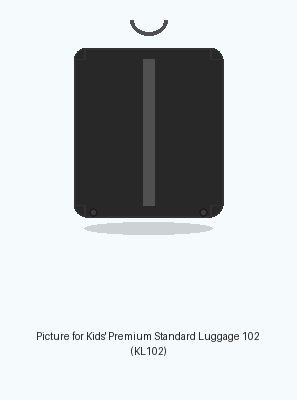
#> input picture src/assets/images/items/image102.png, 297 x 400 px, given in place of image1.png, which was not available
$ python generate_suitcase.py images/items/image102.png images/items/image105.png images/items/image105.png images/items/image105.png
#> lines starting #> are read from the running program, lines starting #| are printed output that depends on the picture; pictures that were not available may be replaced by others from this repository, and a replacement may not be noted
import sys
import os
import random
from PIL import Image, ImageDraw, ImageFont

# Example usage:
# python generate_suitcase.py "Product Name" "src/assets/images/items/image21.png" "pink" "L"

COLOR_MAP = {
    'black': (40, 40, 40),
    'grey': (160, 160, 160),
    'gray': (160, 160, 160),
    'blue': (70, 130, 180),
    'red': (220, 70, 70),
    'green': (60, 180, 90),
    'yellow': (240, 220, 70),
    'pink': (230, 120, 180),
}

# Background colors for variety
BG_COLORS = [
    (250, 248, 245),  # Warm white
    (245, 250, 252),  # Cool white
    (252, 250, 245),  # Cream
    (248, 248, 250),  # Light grey
]

# Sticker colors
STICKER_COLORS = [
    (255, 200, 50),   # Gold
    (255, 100, 100),  # Light red
    (100, 200, 255),  # Light blue
    (150, 255, 150),  # Light green
    (255, 150, 200),  # Light pink
]

def get_reference_size(ref_path):
#> called with ref_path = 'src/assets/./images/items/image1.png'
    try:
        with Image.open(ref_path) as ref_img:
#> ref_img is the input picture: PIL image 297x400 RGB; mean R, G, B 200.2, 204.1, 205.7
            return ref_img.size
    except Exception:
        return (400, 297)

def rounded_rectangle(draw, xy, radius, fill=None, outline=None, width=1):
    """Draw a rounded rectangle."""
    x0, y0, x1, y1 = xy
    draw.rectangle([x0 + radius, y0, x1 - radius, y1], fill=fill, outline=outline, width=0)
    draw.rectangle([x0, y0 + radius, x1, y1 - radius], fill=fill, outline=outline, width=0)
    draw.pieslice([x0, y0, x0 + radius * 2, y0 + radius * 2], 180, 270, fill=fill, outline=outline)
    draw.pieslice([x1 - radius * 2, y0, x1, y0 + radius * 2], 270, 360, fill=fill, outline=outline)
    draw.pieslice([x0, y1 - radius * 2, x0 + radius * 2, y1], 90, 180, fill=fill, outline=outline)
    draw.pieslice([x1 - radius * 2, y1 - radius * 2, x1, y1], 0, 90, fill=fill, outline=outline)
    if outline and width > 0:
        # Draw outline
        draw.arc([x0, y0, x0 + radius * 2, y0 + radius * 2], 180, 270, fill=outline, width=width)
        draw.arc([x1 - radius * 2, y0, x1, y0 + radius * 2], 270, 360, fill=outline, width=width)
        draw.arc([x0, y1 - radius * 2, x0 + radius * 2, y1], 90, 180, fill=outline, width=width)
        draw.arc([x1 - radius * 2, y1 - radius * 2, x1, y1], 0, 90, fill=outline, width=width)
        draw.line([x0 + radius, y0, x1 - radius, y0], fill=outline, width=width)
        draw.line([x0 + radius, y1, x1 - radius, y1], fill=outline, width=width)
        draw.line([x0, y0 + radius, x0, y1 - radius], fill=outline, width=width)
        draw.line([x1, y0 + radius, x1, y1 - radius], fill=outline, width=width)

# [17 lines left out: function draw_star, not called in this run]

def generate_suitcase_image(text, output_path, color='grey', size='M', width=None, height=None, ref_path=None):
    # If width/height not set, use reference image size
    if width is None or height is None:
        if ref_path:
            width, height = get_reference_size(ref_path)
        else:
            width, height = 400, 297

    # Use product attributes to seed randomness for consistency
    seed_value = hash(text + str(color) + str(size)) % 10000
    random.seed(seed_value)

    # Background: light color or gradient
    use_gradient = random.choice([True, False])
    bg_base = random.choice(BG_COLORS)

    if use_gradient:
        # Create gradient background
        img = Image.new('RGB', (width, height), bg_base)
        for y in range(height):
            # Subtle gradient
            factor = y / height * 0.1
            color_val = tuple(int(c * (1 - factor) + 255 * factor) for c in bg_base)
            draw_temp = ImageDraw.Draw(img)
            draw_temp.line([(0, y), (width, y)], fill=color_val)
    else:
        img = Image.new('RGB', (width, height), bg_base)

    draw = ImageDraw.Draw(img)
    suitcase_color = COLOR_MAP.get(color.lower(), COLOR_MAP['grey'])

    # Suitcase dimensions based on size
    size_multipliers = {'S': 0.45, 'M': 0.50, 'L': 0.55, 'XL': 0.60}
    size_mult = size_multipliers.get(size, 0.50)

    body_w = int(width * size_mult)
    body_h = int(height * 0.42)
    corner_radius = int(min(body_w, body_h) * 0.08)

    # Position suitcase
    margin_bottom = int(height * 0.20)
    margin_top = int(height * 0.12)
    x0 = (width - body_w) // 2
    y0 = margin_top

    # Draw shadow under suitcase
    shadow_offset = 6
    shadow_color = tuple(max(0, c - 40) for c in bg_base)
    shadow_y = y0 + body_h + shadow_offset
    draw.ellipse([x0 + 10, shadow_y, x0 + body_w - 10, shadow_y + 12],
                 fill=shadow_color, outline=None)

    # Draw suitcase body as rounded rectangle
    rounded_rectangle(draw, [x0, y0, x0 + body_w, y0 + body_h],
                     corner_radius, fill=suitcase_color, outline=(50, 50, 50), width=2)

    # Decorative stripe
    stripe_horizontal = random.choice([True, False])
    stripe_width = int(min(body_w, body_h) * 0.08)
    stripe_color = tuple(min(255, c + 40) if sum(suitcase_color) < 400 else max(0, c - 40)
                        for c in suitcase_color)

    if stripe_horizontal:
        stripe_y = y0 + body_h // 2 - stripe_width // 2
        draw.rectangle([x0 + corner_radius, stripe_y,
                       x0 + body_w - corner_radius, stripe_y + stripe_width],
                      fill=stripe_color)
    else:
        stripe_x = x0 + body_w // 2 - stripe_width // 2
        draw.rectangle([stripe_x, y0 + corner_radius,
                       stripe_x + stripe_width, y0 + body_h - corner_radius],
                      fill=stripe_color)

    # Handle: arc or rounded rectangle
    handle_type = random.choice(['arc', 'rounded_rect'])
    handle_w = int(body_w * 0.25)
    handle_h = int(body_h * 0.12)
    handle_x = x0 + body_w // 2 - handle_w // 2
    handle_y = y0 - handle_h - 8

    if handle_type == 'arc':
        # Draw arc handle
        arc_height = int(handle_h * 1.5)
        draw.arc([handle_x, handle_y - arc_height // 2,
                 handle_x + handle_w, handle_y + arc_height // 2],
                start=0, end=180, fill=(80, 80, 80), width=4)
    else:
        # Rounded rectangle handle
        rounded_rectangle(draw, [handle_x, handle_y, handle_x + handle_w, handle_y + handle_h],
                         radius=5, fill=(90, 90, 90), outline=(40, 40, 40), width=2)

    # Wheels: round or square, variable spacing
    wheel_style = random.choice(['round', 'square'])
    wheel_size = max(8, int(min(body_w, body_h) * 0.06))
    wheel_spacing = random.uniform(0.1, 0.15)

    wheel_y = y0 + body_h - wheel_size // 2
    wheel1_x = x0 + int(body_w * wheel_spacing)
    wheel2_x = x0 + body_w - int(body_w * wheel_spacing)

    for wx in [wheel1_x, wheel2_x]:
        if wheel_style == 'round':
            draw.ellipse([wx - wheel_size // 2, wheel_y - wheel_size // 2,
                         wx + wheel_size // 2, wheel_y + wheel_size // 2],
                        fill=(60, 60, 60), outline=(30, 30, 30), width=2)
        else:
            draw.rectangle([wx - wheel_size // 2, wheel_y - wheel_size // 2,
                           wx + wheel_size // 2, wheel_y + wheel_size // 2],
                          fill=(60, 60, 60), outline=(30, 30, 30), width=2)

    # Optional sticker
    add_sticker = random.choice([True, False, False])  # 33% chance
    if add_sticker:
        sticker_type = random.choice(['circle', 'star'])
        sticker_size = int(min(body_w, body_h) * 0.08)
        sticker_x = x0 + int(body_w * random.uniform(0.2, 0.8))
        sticker_y = y0 + int(body_h * random.uniform(0.2, 0.5))
        sticker_color = random.choice(STICKER_COLORS)

        if sticker_type == 'circle':
            draw.ellipse([sticker_x - sticker_size // 2, sticker_y - sticker_size // 2,
                         sticker_x + sticker_size // 2, sticker_y + sticker_size // 2],
                        fill=sticker_color, outline=(255, 255, 255), width=2)
        else:
            draw_star(draw, (sticker_x, sticker_y), sticker_size, sticker_color)

    # Draw text: 'Picture for {name}' and '({id})' on two lines if both present
    if '|' in text:
        name, pid = text.split('|', 1)
        line1 = f"Picture for {name.strip()}"
        line2 = f"({pid.strip()})"
        lines = [line1, line2]
    else:
        lines = [f"Picture for {text}"]

    # Try to fit text: reduce font size if needed
    min_font_size = 14
    font_size = 24
    while font_size >= min_font_size:
        try:
            font = ImageFont.truetype("arial.ttf", font_size)
        except:
            font = ImageFont.load_default()
        bboxes = []
        max_w = 0
        total_h = 0
        for line in lines:
            bbox = draw.textbbox((0, 0), line, font=font)
            w = bbox[2] - bbox[0]
            h = bbox[3] - bbox[1]
            bboxes.append((w, h))
            total_h += h
            if w > max_w:
                max_w = w
        spacing = 4
        total_h += spacing * (len(lines) - 1)
        if max_w <= width - 16:
            break
        font_size -= 2

    # If still too wide, wrap the first line
    if max_w > width - 16 and len(lines) == 2:
        import textwrap
        wrapped = textwrap.wrap(lines[0], width=18)
        lines = wrapped + [lines[1]]
        # Recalculate with wrapped lines
        font_size = max(font_size, min_font_size)
        try:
            font = ImageFont.truetype("arial.ttf", font_size)
        except:
            font = ImageFont.load_default()
        bboxes = []
        max_w = 0
        total_h = 0
        for line in lines:
            bbox = draw.textbbox((0, 0), line, font=font)
            w = bbox[2] - bbox[0]
            h = bbox[3] - bbox[1]
            bboxes.append((w, h))
            total_h += h
            if w > max_w:
                max_w = w
        total_h += spacing * (len(lines) - 1)

    # Position text at bottom
    text_y = height - margin_bottom + 10
    for i, line in enumerate(lines):
        w, h = bboxes[i]
        line_x = width // 2 - w // 2
        draw.text((line_x, text_y), line, fill=(34, 34, 34), font=font)
        text_y += h + spacing

    # Ensure output directory exists
    abs_output_path = output_path
    if not os.path.isabs(output_path):
        script_dir = os.path.dirname(os.path.abspath(__file__))
        abs_output_path = os.path.normpath(os.path.join(script_dir, output_path))
    os.makedirs(os.path.dirname(abs_output_path), exist_ok=True)
    img.save(abs_output_path)
    print(f"Saved: {abs_output_path}")

import json

# [26 lines left out: function batch_generate_from_json, not called in this run]

if __name__ == "__main__":
    if len(sys.argv) >= 2 and sys.argv[1] == "all":
        # Usage: python generate_suitcase.py all [json_path]
        json_path = sys.argv[2] if len(sys.argv) > 2 else "./data.json"
        batch_generate_from_json(json_path, start_index=20)
    else:
        if len(sys.argv) < 3:
            print("Usage: python generate_suitcase.py 'Product Name' 'src/assets/images/items/image21.png' [color] [size]  OR  python generate_suitcase.py all [json_path]")
            sys.exit(1)
        text = sys.argv[1]
        output_path = sys.argv[2]
        color = sys.argv[3] if len(sys.argv) > 3 else 'grey'
        size = sys.argv[4] if len(sys.argv) > 4 else 'M'
        # Use reference image size
        script_dir = os.path.dirname(os.path.abspath(__file__))
        ref_path = os.path.join(script_dir, "./images/items/image1.png")
        width, height = get_reference_size(ref_path)
#> width = 297; height = 400
        generate_suitcase_image(text, output_path, color, size, width, height, ref_path=ref_path)
#> in generate_suitcase_image, `img = Image.new('RGB', (width, height), bg_base)`:
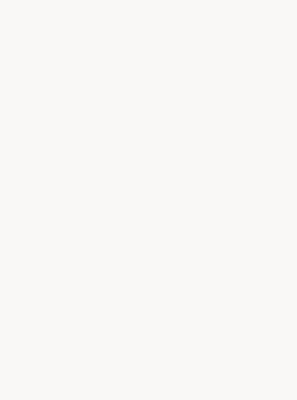
#> img: PIL image 297x400 RGB; mean R, G, B 250, 248, 245
#> after the loop in generate_suitcase_image, `while font_size >= min_font_size:`: font_size = 14
#> the loop in generate_suitcase_image, `for i, line in enumerate(lines):` made 1 pass
#> (w, h, line_x, text_y) on pass 1: (277, 14, 10, 348)
#> after the loop in generate_suitcase_image, `for i, line in enumerate(lines):`: text_y = 348
#> in generate_suitcase_image, `img.save(abs_output_path)`:
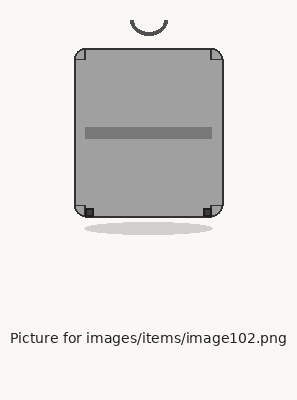
#> saved as image105.png: PIL image 297x400 RGB; mean R, G, B 226.8, 225.2, 222.9
